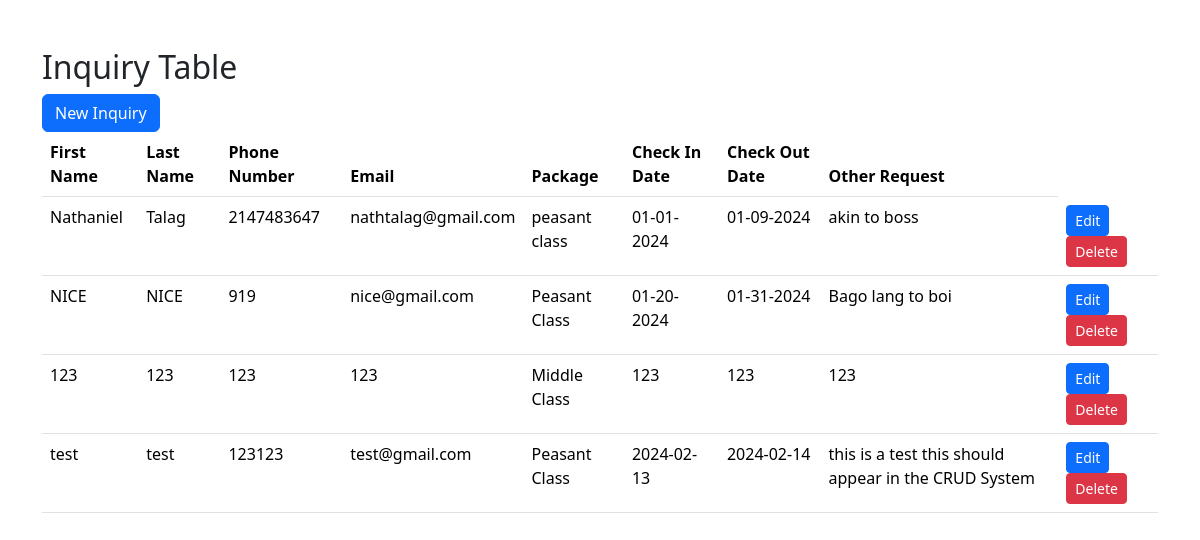
The app's page /admin.php with its own data.
### tables this page shows
CREATE TABLE `resort_book` (
  `id` int(11) NOT NULL,
  `firstName` varchar(200) NOT NULL,
  `lastName` varchar(200) NOT NULL,
  `phoneNum` int(11) NOT NULL,
  `email` varchar(200) NOT NULL,
  `package` varchar(200) NOT NULL,
  `chckIndate` varchar(200) NOT NULL,
  `chckOutdate` varchar(200) NOT NULL,
  `other_request` varchar(200) DEFAULT NULL
);

### admin.php (the view, shortened to what this page needs)
<!DOCTYPE html>
<html lang="en">
<head>
    <link href="https://cdn.jsdelivr.net/npm/bootstrap@5.3.2/dist/css/bootstrap.min.css" rel="stylesheet">
</head>
<body>
    <div class="container my-5">
        <h2>Inquiry Table</h2>
        <a class="btn btn-primary" href="/CIS202/create.php" role="">New Inquiry</a>
        <br>
        <table class="table">
            <thead>
                <tr>
                    <th>First Name</th>
                    <th>Last Name</th>
                    <th>Phone Number</th>
                    <th>Email</th>
                    <th>Package</th>
                    <th>Check In Date</th>
                    <th>Check Out Date</th>
                    <th>Other Request</th>
                </tr>
            </thead>
            <tbody>
                <?php
                    $servername= "localhost";
                    $username="root";
                    $password="";
                    $database = "cis202";
                    $connection = new mysqli($servername, $username, $password, $database);
                    $sql = "SELECT * FROM resort_book";
                    $result = $connection->query($sql);
                    while($row = $result->fetch_assoc()){
                        echo "
                        <tr>
                            <td>$row[firstName]</td>
                            <td>$row[lastName]</td>
                            <td>$row[phoneNum]</td>
                            <td>$row[email]</td>
                            <td>$row[package]</td>
                            <td>$row[chckIndate]</td>
                            <td>$row[chckOutdate]</td>
                            <td>$row[other_request]</td>
                            <td>
                                <a class='btn btn-primary btn-sm' href='/CIS202/edit.php?id=$row[id];'>Edit</a>
                                <a class='btn btn-danger btn-sm' href='/CIS202/delete.php?id=$row[id];'>Delete</a>
                            </td>
                        </tr>
                        ";
                    }
                ?>
            </tbody>
        </table>
    </div>
</body>
</html>

### records on screen
resort_book: firstName "Nathaniel", lastName "Talag", phoneNum "2147483647", email "nathtalag@gmail.com", package "peasant class", chckIndate "01-01-2024", chckOutdate "01-09-2024", other_request "akin to boss"
resort_book: firstName "NICE", lastName "NICE", phoneNum "919", email "nice@gmail.com", package "Peasant Class", chckIndate "01-20-2024", chckOutdate "01-31-2024", other_request "Bago lang to boi"
resort_book: firstName "123", lastName "123", phoneNum "123", email "123", package "Middle Class", chckIndate "123", chckOutdate "123", other_request "123"
resort_book: firstName "test", lastName "test", phoneNum "123123", email "test@gmail.com", package "Peasant Class", chckIndate "2024-02-13", chckOutdate "2024-02-14", other_request "this is a test this should appear in the CRUD System"
